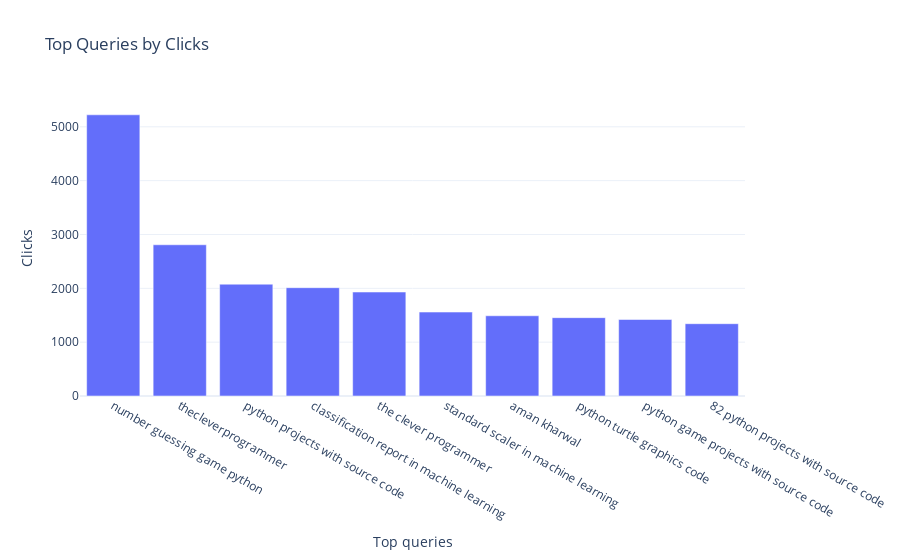
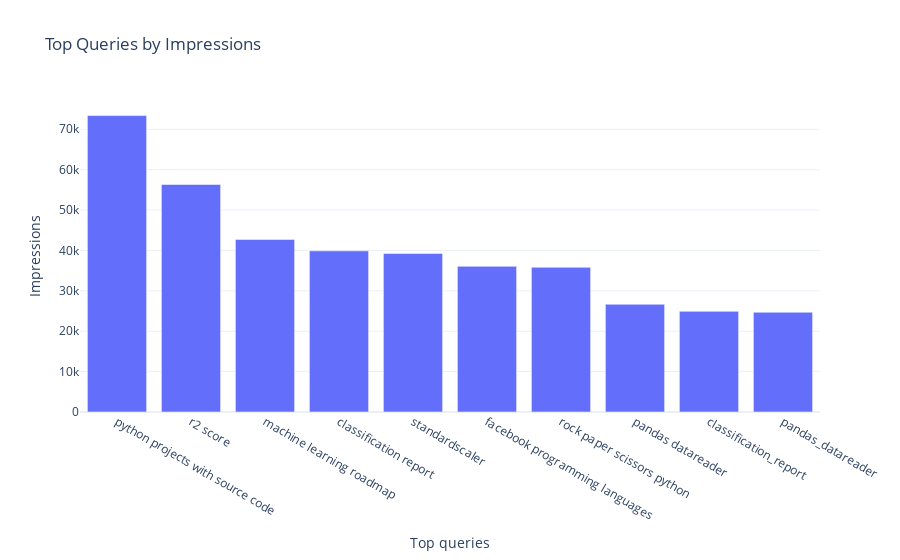

These figures' notebook cell, in order:
### Markdown cell above
**Top Queries by Clicks and Impressions**

### Code cell
# Top queries by Clicks and Impressions
top_queries_clicks_vis = queries_df.nlargest(10, 'Clicks')[['Top queries', 'Clicks']] # selects the top 10 queries by Clicks
top_queries_impressions_vis = queries_df.nlargest(10, 'Impressions')[['Top queries', 'Impressions']] # selects the top 10 queries by Impressions

# Plotting
fig_clicks = px.bar(top_queries_clicks_vis, x='Top queries', y='Clicks', title='Top Queries by Clicks') # creates a bar plot of the top queries by Clicks
fig_impressions = px.bar(top_queries_impressions_vis, x='Top queries', y='Impressions', title='Top Queries by Impressions') # creates a bar plot of the top queries by Impressions
fig_clicks.show() # displays the Clicks plot
fig_impressions.show() # displays the Impressions plot

### Figure 1 — Plotly figure (JSON) as saved in the notebook; plotly's stock layout.template omitted (floating-point values rounded to 4 significant figures)
{"data": [{"alignmentgroup": "True", "hovertemplate": "Top queries=%{x}<br>Clicks=%{y}<extra></extra>", "legendgroup": "", "marker": {"color": "#636efa", "pattern": {"shape": ""}}, "name": "", "offsetgroup": "", "orientation": "v", "showlegend": false, "textposition": "auto", "type": "bar", "x": ["number guessing game python", "thecleverprogrammer", "python projects with source code", "classification report in machine learning", "the clever programmer", "standard scaler in machine learning", "aman kharwal", "python turtle graphics code", "python game projects with source code", "82 python projects with source code"], "xaxis": "x", "y": [5223, 2809, 2077, 2012, 1931, 1559, 1490, 1455, 1421, 1343], "yaxis": "y"}], "layout": {"barmode": "relative", "legend": {"tracegroupgap": 0}, "title": {"text": "Top Queries by Clicks"}, "xaxis": {"anchor": "y", "domain": [0, 1], "title": {"text": "Top queries"}}, "yaxis": {"anchor": "x", "domain": [0, 1], "title": {"text": "Clicks"}}}}

### Figure 2 — Plotly figure (JSON) as saved in the notebook; plotly's stock layout.template omitted (floating-point values rounded to 4 significant figures)
{"data": [{"alignmentgroup": "True", "hovertemplate": "Top queries=%{x}<br>Impressions=%{y}<extra></extra>", "legendgroup": "", "marker": {"color": "#636efa", "pattern": {"shape": ""}}, "name": "", "offsetgroup": "", "orientation": "v", "showlegend": false, "textposition": "auto", "type": "bar", "x": ["python projects with source code", "r2 score", "machine learning roadmap", "classification report", "standardscaler", "facebook programming languages", "rock paper scissors python", "pandas datareader", "classification_report", "pandas_datareader"], "xaxis": "x", "y": [73380, 56322, 42715, 39896, 39267, 36055, 35824, 26663, 24917, 24689], "yaxis": "y"}], "layout": {"barmode": "relative", "legend": {"tracegroupgap": 0}, "title": {"text": "Top Queries by Impressions"}, "xaxis": {"anchor": "y", "domain": [0, 1], "title": {"text": "Top queries"}}, "yaxis": {"anchor": "x", "domain": [0, 1], "title": {"text": "Impressions"}}}}
